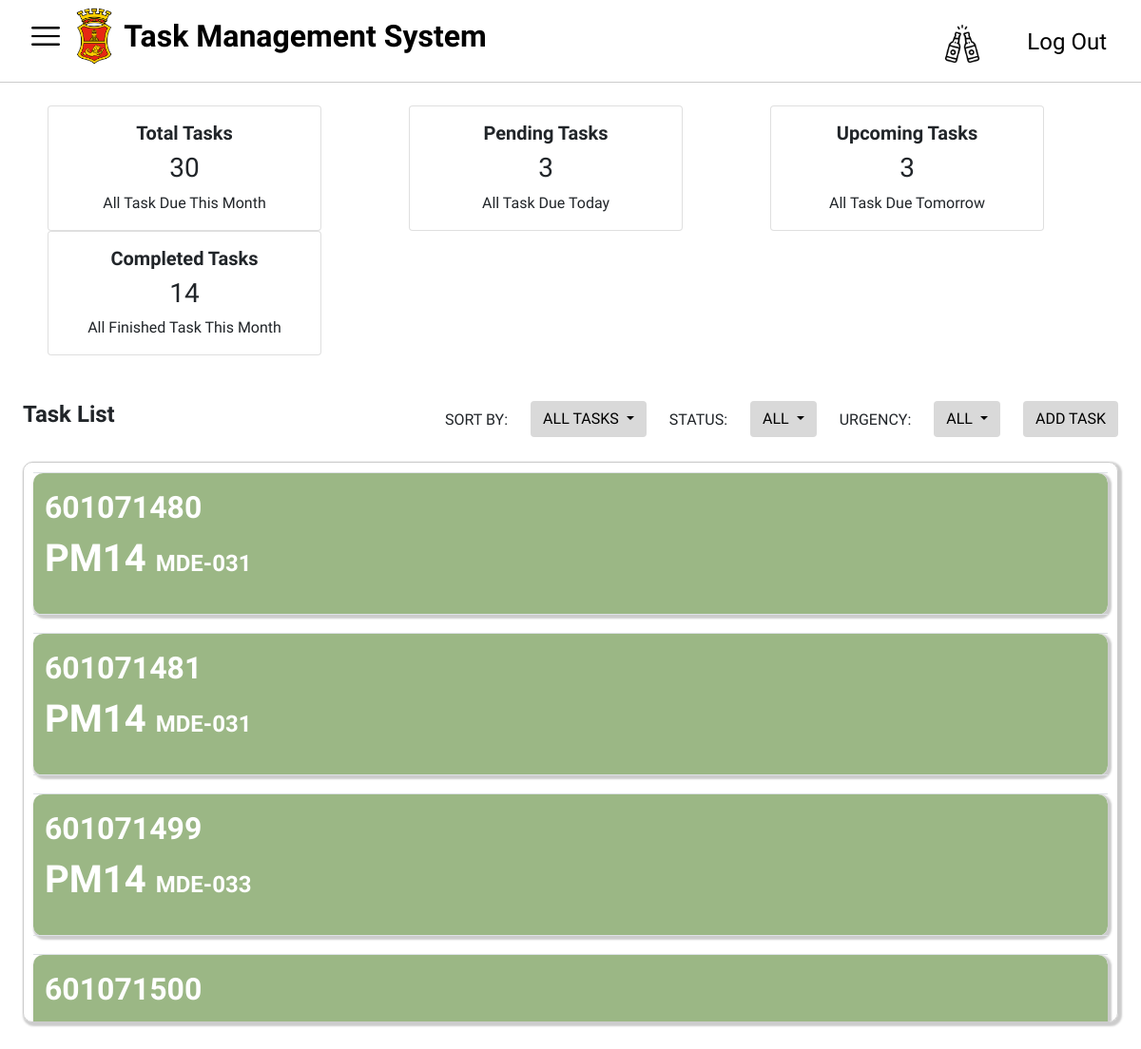
/dashboard.php, run on an earlier commit of the app's database.
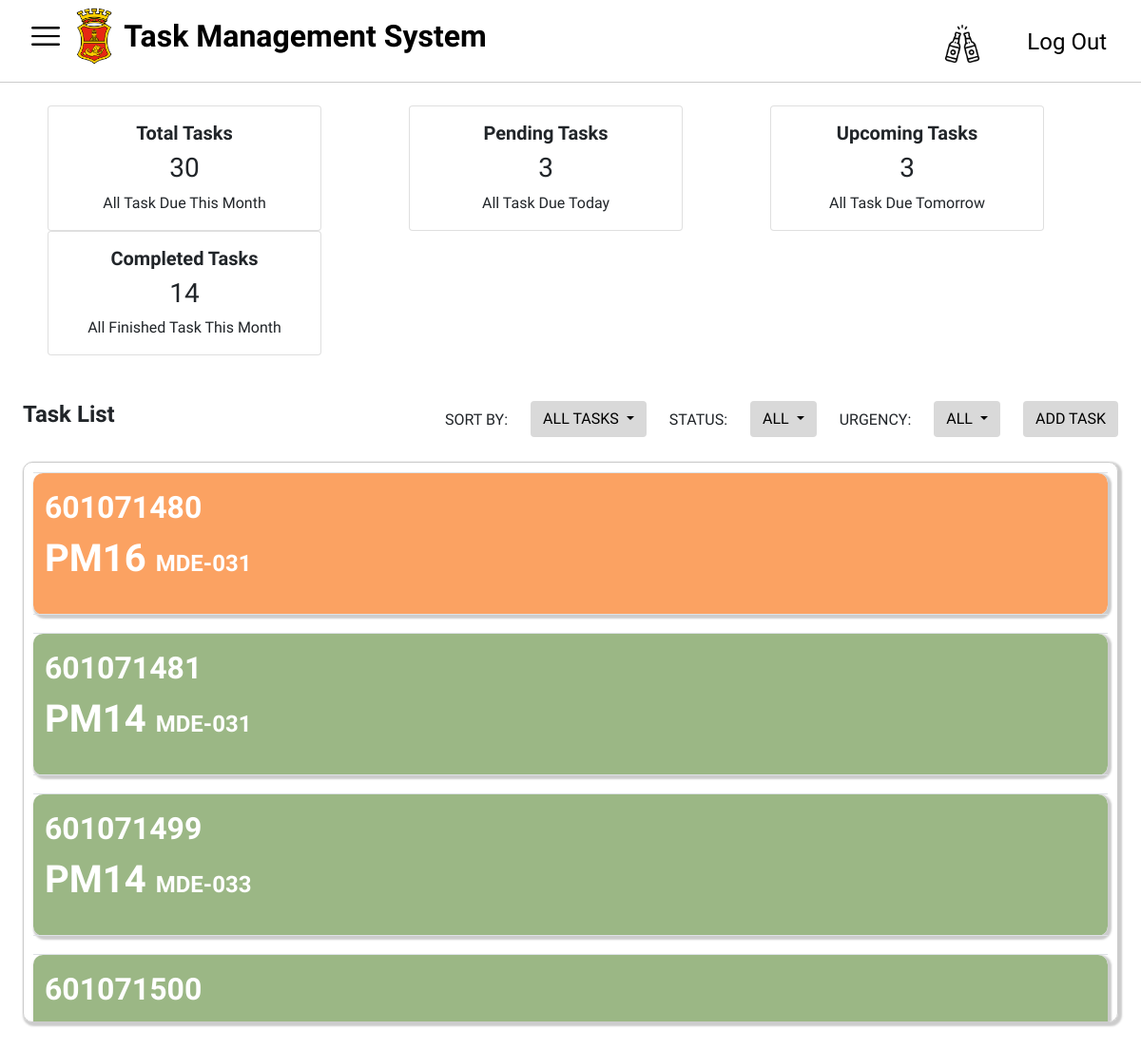
And on a later commit of the database.
### tables this page shows
CREATE TABLE `tasks` (
  `taskID` int(11) NOT NULL,
  `startDate` date DEFAULT NULL,
  `orderType` varchar(255) DEFAULT NULL,
  `orderDescription` varchar(255) DEFAULT NULL,
  `maintenance_plan` varchar(255) DEFAULT NULL,
  `mpDescription` varchar(255) DEFAULT NULL,
  `mainWorkCtr` varchar(255) DEFAULT NULL,
  `systemStatus` varchar(255) DEFAULT NULL,
  `ssDescription` varchar(255) DEFAULT NULL,
  `plannerGroup` varchar(255) DEFAULT NULL,
  `costCenter` varchar(255) DEFAULT NULL,
  `equipmentID` int(11) DEFAULT NULL,
  `taskStatus` enum('Pending','Completed') NOT NULL DEFAULT 'Pending',
  `urgency` enum('Low','Medium','High') NOT NULL DEFAULT 'Low'
);

### dashboard.php (the view, shortened to what the changed rows need)
<?php
include('conn.php');
$firstDayOfMonth = date('Y-m-01');
$lastDayOfMonth = date('Y-m-t');
$query = "SELECT * FROM tasks WHERE startDate BETWEEN '$firstDayOfMonth' AND '$lastDayOfMonth'";
$result = mysqli_query($conn, $query);
?>
<!DOCTYPE html>
<html lang="en">
<head>
  <?php
    include('header.php');
  ?>
</head>
<body>
  <div class="header-divider"></div><br>
  <div class="mt-3 mx-4" id="notiflist">
    <table class="table">
        <?php
        if ($result) {
          while ($row = mysqli_fetch_assoc($result)) {
              $urgencyClass = '';
              if ($row['urgency'] === 'Low') {
                  $urgencyClass = 'low-urgency';
              } elseif ($row['urgency'] === 'Medium') {
                  $urgencyClass = 'medium-urgency';
              } elseif ($row['urgency'] === 'High') {
                  $urgencyClass = 'high-urgency';
              } else {
                  $urgencyClass = 'default-urgency';
              }
              echo '<tr onclick="fillModal(' . $row['taskID'] . ', \'' .
              (isset($row['orderType']) ? htmlspecialchars($row['orderType']) : '') . '\', \'' .
              (isset($row['mainWorkCtr']) ? htmlspecialchars($row['mainWorkCtr']) : '') . '\', \'' .
              (isset($row['orderDescription']) ? htmlspecialchars($row['orderDescription']) : '') . '\', \'' .
              (isset($row['maintenance_plan']) ? htmlspecialchars($row['maintenance_plan']) : '') . '\', \'' .
              (isset($row['mpDescription']) ? htmlspecialchars($row['mpDescription']) : '') . '\', \'' .
              (isset($row['systemStatus']) ? htmlspecialchars($row['systemStatus']) : '') . '\', \'' .
              (isset($row['ssDescription']) ? htmlspecialchars($row['ssDescription']) : '') . '\', \'' .
              (isset($row['plannerGroup']) ? htmlspecialchars($row['plannerGroup']) : '') . '\', \'' .
              (isset($row['costCenter']) ? htmlspecialchars($row['costCenter']) : '') . '\', \'' .
              (isset($row['equipmentID']) ? htmlspecialchars($row['equipmentID']) : '') . '\', \'' .
              (isset($row['taskStatus']) ? htmlspecialchars($row['taskStatus']) : '') . '\')"
              data-bs-toggle="modal" data-bs-target="#updateTaskModal" class="' . $urgencyClass . '">';
              echo '<td>';
              echo '<p class="taskid">' . htmlspecialchars($row['taskID']) . '</p>';
              echo '<p class="order-type">' . htmlspecialchars($row['orderType']) . ' <span class="main-work-ctr">' . htmlspecialchars($row['mainWorkCtr']) . '</span></p>';
              echo '</td>';
              echo '</tr>';
              echo '<tr style="height: 20px;"></tr>';
          }
      } else {
          echo '<tr><td colspan="2">Failed to fetch data from database.</td></tr>';
      }
        ?>
    </table>
</div>
</body>
</html>

What changed in the data, as far as the page shows it:
changed tasks id 601071480: orderType "PM14" → "PM16"
